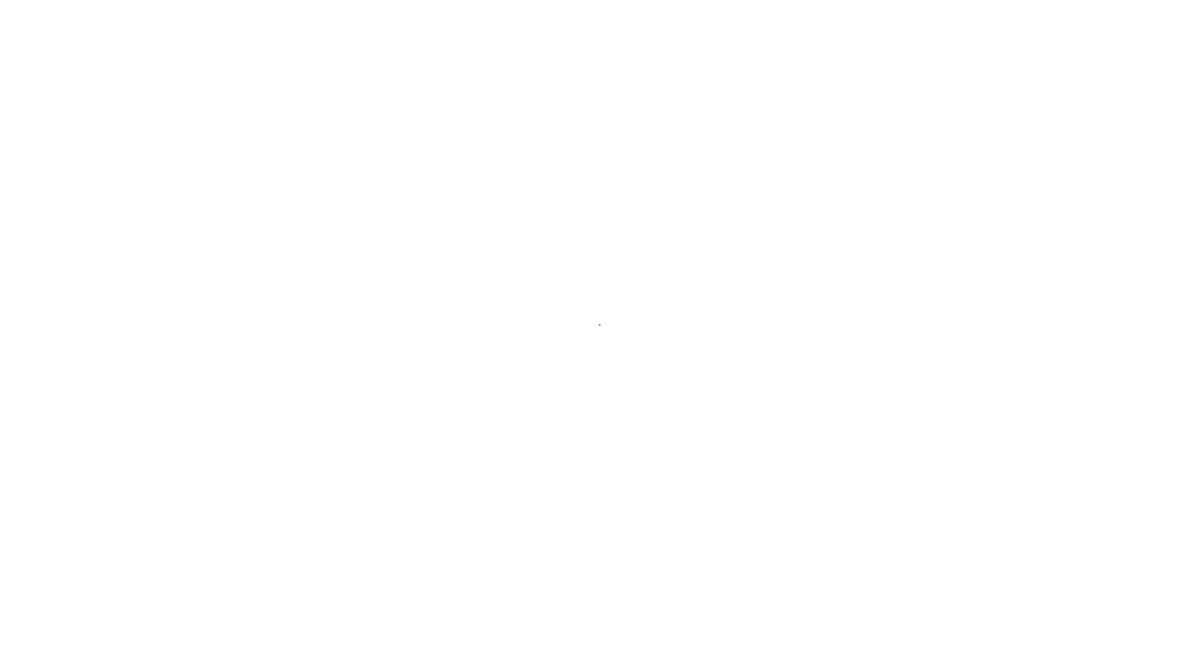
Frame 1 (no input)
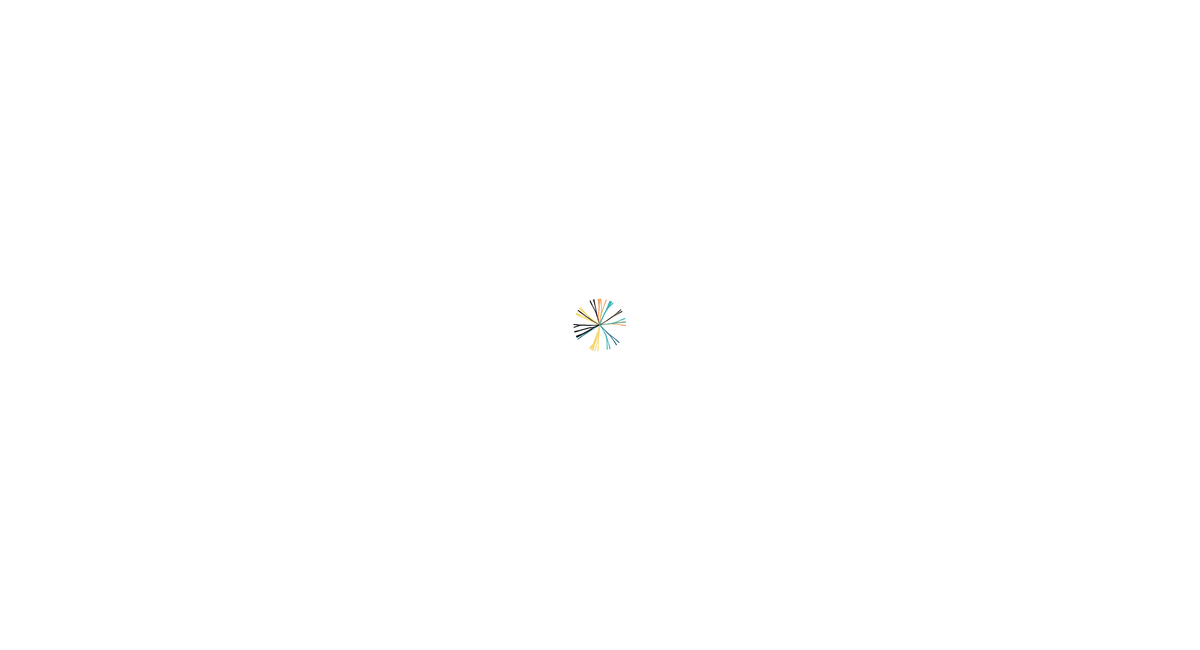
Frame 60 (the mouse pressed at the canvas centre just before this capture)
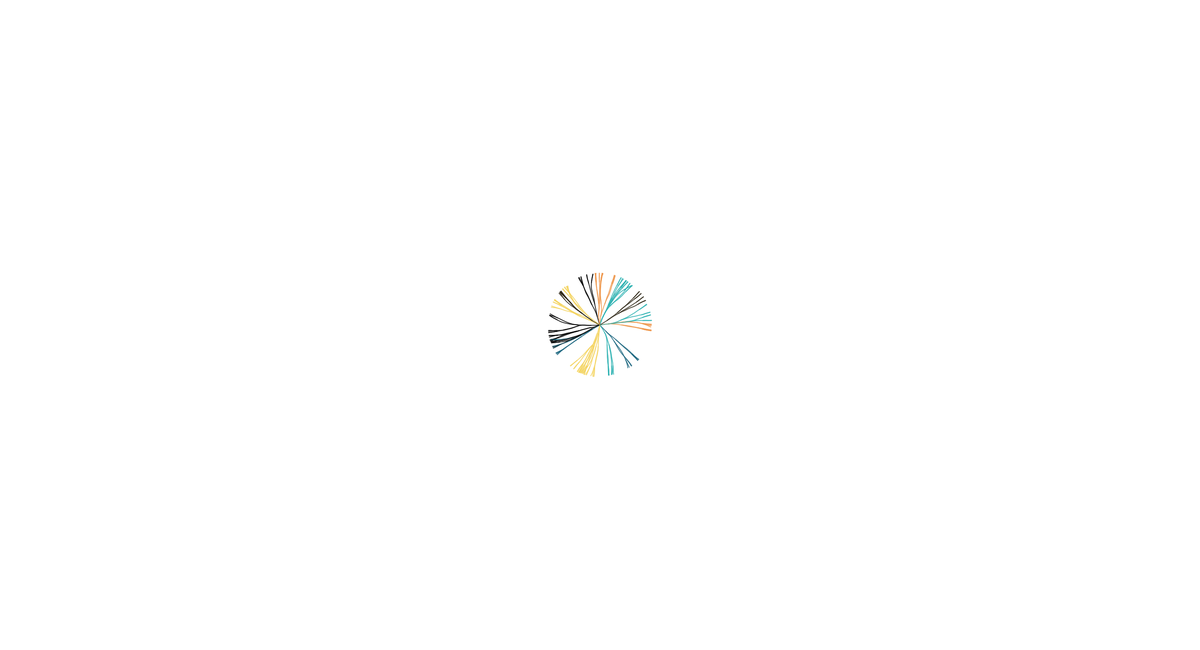
Frame 120 (the mouse held since frame 60 and released just before this capture)

The Processing sketch that drew these frames (run headless with seeded random() and noise(); from frame 60 on, the mouse is pressed at the canvas centre):

// Processing sketch: coral
// ── coral.pde
int seed = int(random(999997));
ArrayList<Agent> agents;
int num_agents = 20;

void setup() {
  size(2767, 1500);
  generate();
  smooth();
  //pixelDensity(2);
  background(255);
  strokeWeight(2);
}

int counter = 1;
void draw() {

  for (int i = 0; i < agents.size(); i++) {
    agents.get(i).update();
    agents.get(i).show();
  }
  counter += 1;
  fill(255);
  fill(0);
  if(counter == 10000) {
    noLoop();
  }
  if(counter==20 || counter==50 || counter == 100 || counter == 200 || counter == 500) {
    int size = agents.size();
    for (int i=0; i < size; i++) {
      agents.add(new Agent(agents.get(i).x, agents.get(i).y, agents.get(i).s, agents.get(i).dir, agents.get(i).c));
    }
  }
}

void generate() {
  seed = int(random(999999));
  agents = new ArrayList<Agent>();
  noiseSeed(seed);
  randomSeed(seed);

  for (int i = 0; i < num_agents; i++) {
    agents.add(new Agent(width/2, height/2, 2, random(TWO_PI), rcol()));
  }
}


class Agent {
  float x, y, s, r;
  float dir;
  float vel, size_vel;
  color c;
  float split_prob = 0.01;
  Agent(float x, float y, float s, float d, color c) {
    this.x = x;
    this.y = y;
    this.s = s;
    this.r = s;
    this.dir = d;
    this.c = c;

    vel = 1;

    size_vel = 1;
  }

  void update() {
    float dist = sqrt(pow((x-width/2),2)+pow((y-height/2),2));
    float drift = 0.005-0.006*dist/( height/2);
    if (dist>height/2) { drift = 0;}
    dir+=random(-0.04,0.04+drift);
    x += cos(dir)*vel;
    y += sin(dir)*vel;
    r*=size_vel;
    /*split_prob = 0.3/pow(sqrt(pow((x-width/2),2)+pow((y-height/2),2)),1.5);
    if(random(0,1)<split_prob) {
      agents.add(new Agent(x, y, r, dir));
    }
    */
  }

  void show() {
    noStroke();
    fill(c, 180);
    ellipse(x, y, r, r);
  }
}

int[] colors = {#2D2615, #19647E, #28AFB0, #F4D35E, #EE964B, #000000} ;
int rcol() {
  int index = int(random(0,colors.length));
  print(index);
  return colors[index];
}
